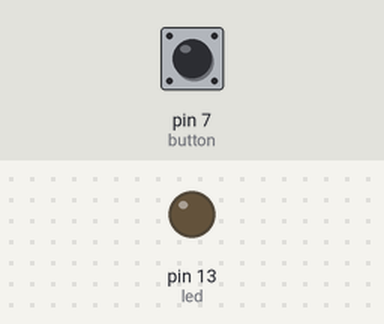
A sketch run on a simulated Arduino Uno, built with avr-gcc and run on an emulated ATmega328P. On the bench: output pins drawn as LEDs (lit = HIGH). Inputs (shaded band) come from the test bench; at power-on: pin 7 (button) HIGH.

Above: at 1.2 s.
1.3 s: pin 7 (button) pulled LOW for 0.15 s
At 1.37 s:
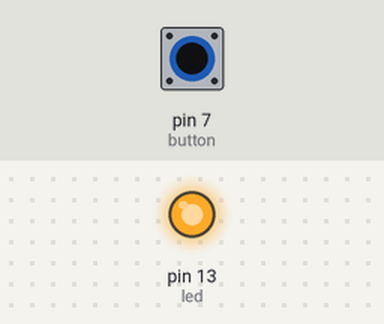
2.9 s: pin 7 (button) pulled LOW for 3.2 s
At 7.0 s:
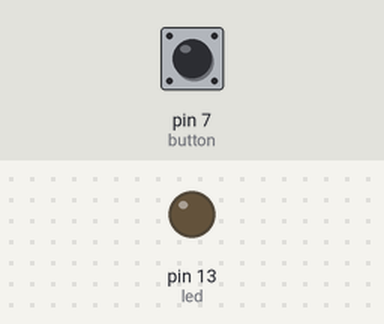
Timing chart, 0 to 8.5 s (numbered marks = the images above; inputs shaded):
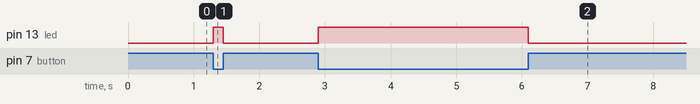

Measured:
- after the input at 1.3 s, pin 13 (led): LOW → HIGH at once, → LOW 0.15 s later
- after the input at 2.9 s, pin 13 (led): LOW → HIGH at once, → LOW 3.2 s later

The sketch:

2.1Button.ino
```cpp
// (licence header left out)
int led = 13;
int button = 7;

void setup() {
  // initialize the digital pin as an output
  pinMode(led, OUTPUT);

  // initialize the button pin as an active-low input
  pinMode(button, INPUT_PULLUP);
}

void loop() {
  int value = digitalRead(button);
  Serial.println(value);
  if (value) {
    digitalWrite(led, LOW);
  } else {
    digitalWrite(led, HIGH);
  }
}
```
